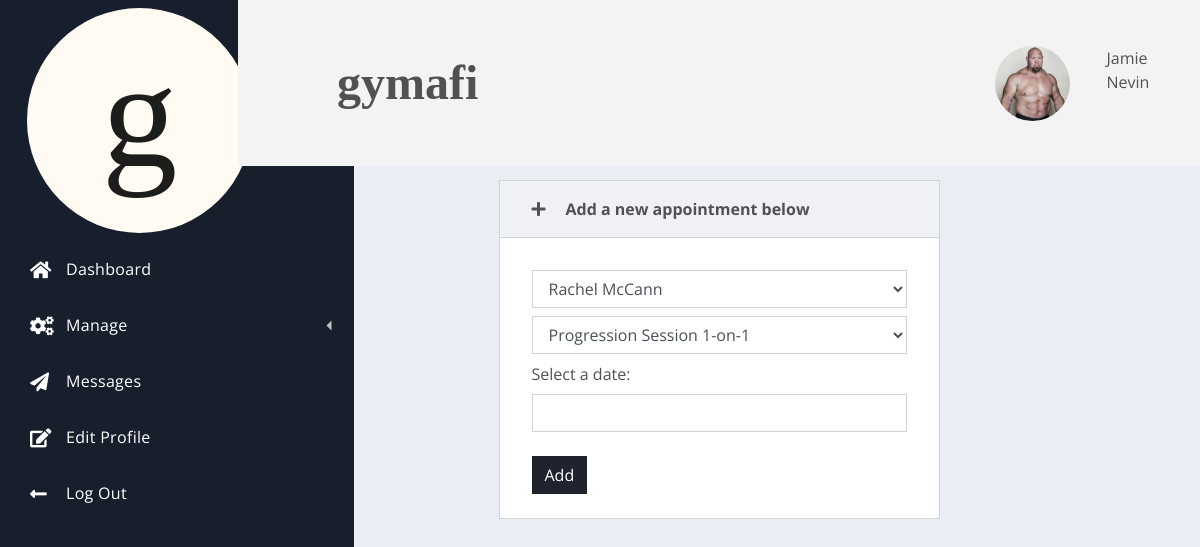
The page /admin/newappt.php (signed in) on the database its author committed.
### tables this page shows
CREATE TABLE `profile_img` (
  `img_id` int(11) NOT NULL,
  `img_path` varchar(200) NOT NULL DEFAULT '/gymafi/profileimg/placeholderimg.jpeg'
);

CREATE TABLE `users` (
  `id` int(11) NOT NULL,
  `username` varchar(100) DEFAULT NULL,
  `first_name` varchar(200) DEFAULT NULL,
  `last_name` varchar(200) DEFAULT NULL,
  `postcode` varchar(200) DEFAULT NULL,
  `house_number` varchar(255) DEFAULT NULL,
  `phone_number` varchar(14) DEFAULT NULL,
  `email` varchar(100) NOT NULL,
  `pword` varchar(100) NOT NULL,
  `is_admin` int(1) DEFAULT 0,
  `ass_coach_id` int(11) DEFAULT 100,
  `user_status` int(11) NOT NULL DEFAULT 0,
  `date_created` datetime NOT NULL DEFAULT current_timestamp()
);

### admin/newappt.php (the view, shortened to what this page needs)
<?php
    include('../conn.php');
    if(!isset($_SESSION['keep_id'])) {
        header('location: ../index.php');
    } else {
        $id = $_SESSION['keep_id'];
    }
    $read = "SELECT * FROM users WHERE id = $id";
    $result = $conn->query($read);
    while($row = $result->fetch_assoc()) {
        $get_first_name = $row['first_name'];
        $get_last_name = $row['last_name'];
    }
?>
<!DOCTYPE html>
<html lang="en">
<head>
    <link rel="stylesheet" href="https://use.fontawesome.com/releases/v5.4.1/css/all.css">
    <link rel="stylesheet" href="/gymafi/css/spur.css">
    <link rel="stylesheet" href="/gymafi/stylesheet.css">
    <link rel="stylesheet" href="https://cdn.jsdelivr.net/npm/flatpickr/dist/flatpickr.min.css">
</head>
<body>
    <div class="dash">
        <div class="dash-nav dash-nav-dark">
            <header>
                <a href="../admin/dash.php" class="">
                    <img src="/gymafi/img/gymafi_logo_circle.svg"
                            width="75%" height="75%" class="d-inline-block align-top myimgbutton loginbutton" alt="">
                </a>
            </header>
            <nav class="dash-nav-list">
                <a href="../admin/dash.php" class="dash-nav-item">
                    <i class="fas fa-home"></i> Dashboard </a>
                <div class="dash-nav-dropdown">
                    <a href="#!" class="dash-nav-item dash-nav-dropdown-toggle">
                        <i class="fas fa-cogs"></i> Manage </a>
                </div>
                <a href="../admin/messages.php" class="dash-nav-item">
                    <i class="fas fa-paper-plane"></i> Messages</a>
                <a href="../admin/profile.php" class="dash-nav-item">
                    <i class="fas fa-edit"></i> Edit Profile </a>
                <a href="#!" class="dash-nav-item" data-toggle="modal" data-target="#logoutmodal">
                    <i class="fas fa-long-arrow-alt-left"></i> Log Out </a>
            </nav>
        </div>
        <div class="dash-app">
            <header class="dash-toolbar">
                <div class="tools">
                    <div class="dropdown tools-item">
                    </div>
                </div>
                <div class="col">
                    <a class="navbar-brand font-weight-bold mytitle">gymafi</a>
                </div>
                <div class="row">
                    <?php
                        $img = "SELECT img_path FROM profile_img INNER JOIN users ON profile_img.img_id = users.id WHERE users.id = $id";
                        $displayimg = $conn->query($img);
                        $numrows = $displayimg->num_rows;
                        if ($numrows == 0) {
                            echo '<div class="col">
                                '.$get_first_name.' '.$get_last_name.'
                            </div>';
                        } else {
                            while($row=$displayimg->fetch_assoc()) {
                                $imgdata = $row['img_path'];
                            }
                            echo '
                                <div class="row">
                                    <div class="col">
                                        <a href="../admin/profile.php"><img class="myprofilepic" style="width:75px;height:75px;border-radius:50%" src="'.$imgdata.'"></a>
                                    </div>
                                    <div class="col">
                                        <p>'.$get_first_name.' '.$get_last_name.'</p>
                                    </div>
                                </div>
                            ';
                        }
                    ?>
                </div>
            </header>
            <main class="dash-content mt-5 pt-5">
                <div class="row" style="justify-content:center">
                        <div class="col-xl-6">
                            <div class="card spur-card">
                                <div class="card-header">
                                    <div class="spur-card-icon">
                                        <i class="fas fa-plus"></i>
                                    </div>
                                    <div class="spur-card-title"> Add a new appointment below </div>
                                </div>
                                <div class="card-body">
                                    <form class="new-appt" method="POST" action="newappt.php">
                                        <div class="form-group my-2">
                                            <select name="clientselect" class="form-control">
                                            <?php
                                                $clientselect = "SELECT * FROM users WHERE ass_coach_id = $id";
                                                $result = $conn->query($clientselect);
                                                while($row=$result->fetch_assoc()) {
                                                    $clientfname = $row['first_name'];
                                                    $clientlname = $row['last_name'];
                                                    $clientid = $row['id'];
                                                    echo '<option value='.$clientid.'>'.$clientfname.' '.$clientlname.'</option>';
                                                }
                                            ?>
                                            </select>
                                        </div>
                                        <div class="form-group my-2">
                                            <select name="sessionselect" class="form-control">
                                            <?php
                                                $sessionselect = "SELECT * FROM session";
                                                $result = $conn->query($sessionselect);
                                                while($row=$result->fetch_assoc()) {
                                                    $sessionid = $row['id'];
                                                    $sessionname = $row['session_name'];
                                                    echo '<option value='.$sessionid.'>'.$sessionname.'</option>';
                                                }
                                            ?>
                                            </select>
                                        </div>
                                        <span>Select a date:  </span>
                                        <div class="input-group date my-2">
                                            <input name="dateselect" type="text" class="form-control datepickr" id="datepickr" data-provide="datepicker">
                                        </div>
                                        <button name="apptsubmit" type="submit" class="btn btn-dark mt-3">Add</button>
                                    </form>
                                </div>
                            </div>
                        </div>
                    </div>
            </main>
        </div>
    </div>
</body>
</html>

### stylesheet.css (style rules this page uses)
html { font-family: -apple-system, BlinkMacSystemFont, 'Segoe UI', Roboto, Oxygen, Ubuntu, Cantarell, 'Open Sans', 'Helvetica Neue', sans-serif; }
.navbar-brand { padding: 0 15px; height: 150px; line-height: 150px; }
.mytitle { font-family: 'Times New Roman', Times, serif; font-size: 3em; }
.myprofilepic { object-fit: contain; }

### rows shown on the page
profile_img: img_path (picture)
users: first_name "Jamie", last_name "Nevin"

### other values the page prints
form field clientselect "Rachel McCann"
form field sessionselect "Progression Session 1-on-1"
